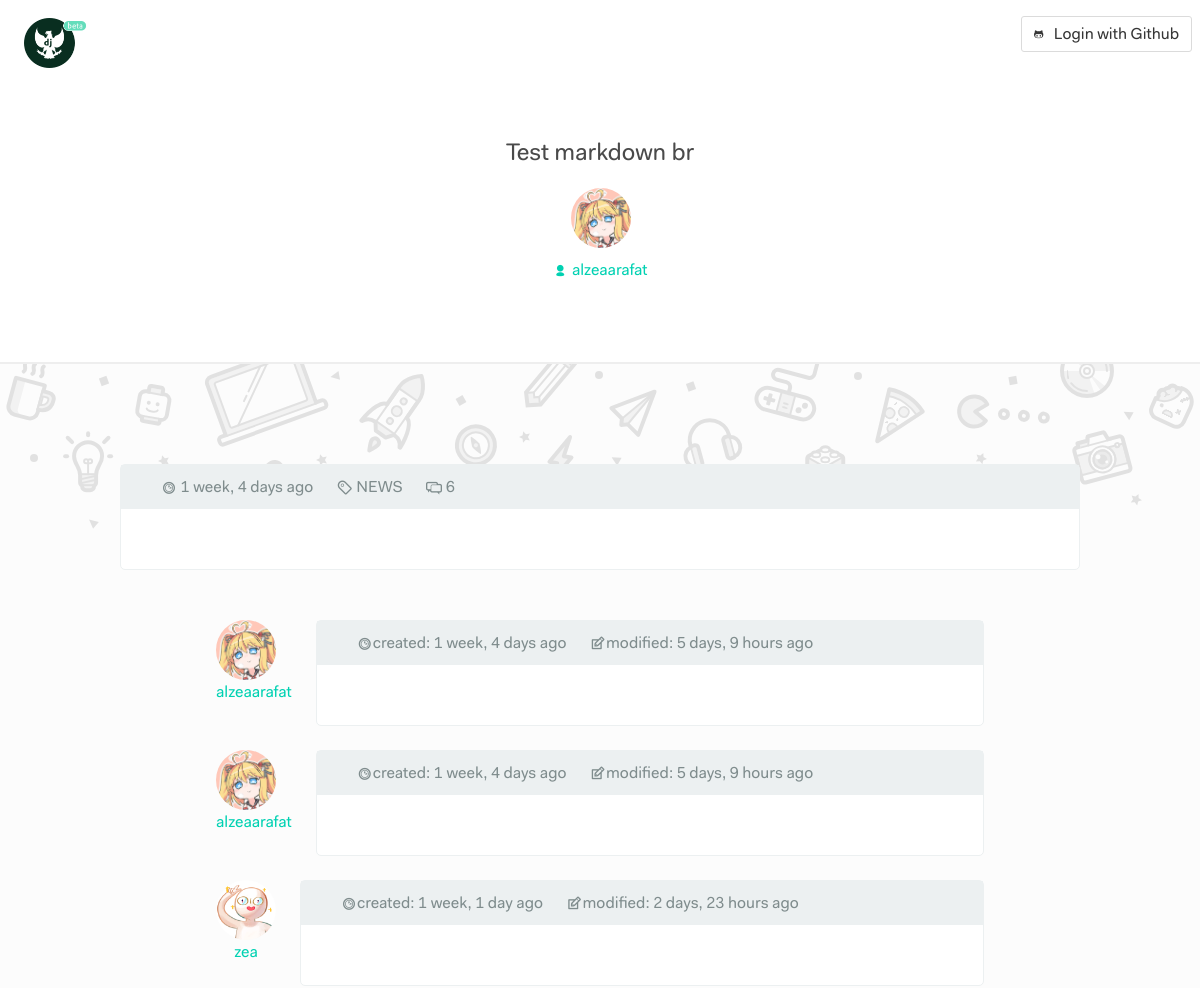
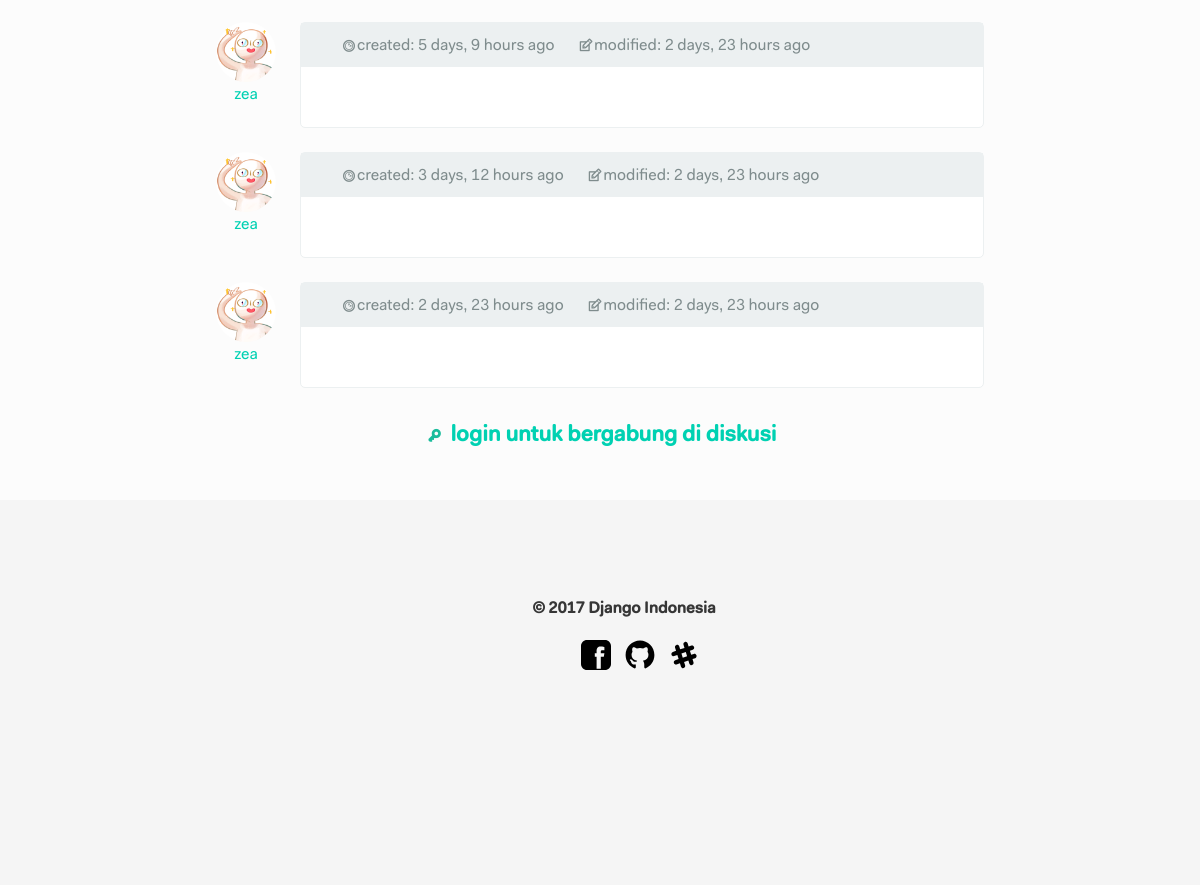
Page /thread/3/ on the committed database (2 pictures, top to bottom).
### app_forum/models.py (models this page shows, shortened)
class Forum(models.Model):
    forum_author = models.ForeignKey(
        Profile,
        related_name='user_forums',
        null=True,
        blank=True,
        on_delete=models.CASCADE
    )
    forum_title = models.CharField(
        max_length=225,
        verbose_name=u'Title',
        blank=False,
        null=False
    )
    forum_category = models.ForeignKey(
        'Category',
        verbose_name=u'Category',
    )
    forum_content = MarkdownxField(
        verbose_name=u'Content (Use Markdown)',
    )
    is_created = models.DateTimeField(
        auto_now_add=True,
        null=True,
        blank=True
    )
    is_modified = models.DateTimeField(
        auto_now=True,
        null=True,
        blank=True
    )
    is_hot = models.BooleanField(
        default=False
    )
    is_closed = models.BooleanField(
        default=False
    )

class Category(models.Model):
    id = models.AutoField(
        primary_key=True
    )
    category_title = models.CharField(
        max_length=200,
        verbose_name=u'Category Name',
        blank=False,
        null=False
    )
    slug = AutoSlugField(
        populate_from='category_title',
        unique=True
    )
    class Meta:
        verbose_name_plural = "Categories"
    def __str__(self):
        return str(self.category_title)

class Comment(models.Model):
    forum = models.ForeignKey(
        'Forum',
        related_name='forum_comments'
    )
    comment_author = models.ForeignKey(
        Profile,
        related_name='user_comments',
        null=True,
        blank=True,
        on_delete=models.CASCADE
    )
    comment_content = MarkdownxField(
        verbose_name=u'Markdown',
    )
    is_created = models.DateTimeField(
        auto_now_add=True,
    )
    is_modified = models.DateTimeField(
        auto_now=True,
        null=True,
        blank=True
    )

### app_author/models.py (models this page shows)
class Profile(models.Model):
    user = models.OneToOneField(
        User,
        on_delete=models.CASCADE
    )
    profile_picture = models.ImageField(
        upload_to='images/%Y/%m/%d',
        validators=[validate_image],
        blank=True,
        null=True
    )
    profile_name = models.CharField(
        verbose_name='Name',
        null=True,
        blank=True,
        max_length=50
    )
    profile_email = models.EmailField(
        verbose_name='Email Address',
        null=True,
        blank=True
    )
    profile_location = models.CharField(
        verbose_name='Origin/City',
        null=True,
        blank=True,
        max_length=50
    )
    profile_github = models.URLField(
        verbose_name='Github URL',
        null=True,
        blank=True
    )
    slug = AutoSlugField(
        populate_from='user',
        blank=False,
        null=False
    )
    is_created = models.DateTimeField(
        default=datetime.datetime.now,
        null=True,
        blank=True
    )
    is_moderator = models.BooleanField(
        default=False,
    )
    def __str__(self):
        return str(self.user)

### app_forum/views.py (the view)
# urls.py: url(r'^thread/(?P<pk>[-\w]+)/$', views.forum_single_view, name='forum_single'),
def forum_single_view(request, pk):
    forum = get_object_or_404(Forum, pk=pk)
    forum_comments = Comment.objects.filter(forum=forum.id)
    form = CommentForm()
    template = 'app_forum/main/forum_single.html'
    context = {'forum': forum, 'forum_comments': forum_comments, 'form': form}
    if request.method == "POST":
        form = CommentForm(request.POST)
        if form.is_valid():
            comment = form.save(commit=False)
            comment.comment_author = Profile.objects.get(user=request.user)
            comment.created_date = datetime.now()
            comment.forum = forum
            comment.save()
            return redirect('forum:forum_single', pk=forum.pk)
    else:
        return render(request, template, context)

### app_forum/templatetags/show_markdown.py (called while the page is built)
@register.filter
def show_markdown(text):
    return markdownify(text)

### app_forum/templates/app_forum/main/forum_single.html (shortened to what this page needs)
{% extends "app_forum/main/forum_base.html" %}
{% load humanize %}
{% load crispy_forms_tags %}
{% load socialaccount %}
{% load show_markdown %}
{% load staticfiles %}
{% block content %}
    <div class="dj-forum-single-wrapper">
        <div class="container">
            <div class="columns">
                <div class="column">
                    <div class="dj-forum-single-heading">
                        <h1>{{ forum.forum_title }}</h1>
                        <div class="dj-forum-single-author-wrapper">
                             {% if forum.forum_author.profile_picture %}
                            <div class="dj-author-avatar-rounded" style="background: url('{{ request.META.HTTP_NAME }}/media/{{ forum.forum_author.profile_picture }}') no-repeat center center; background-size: cover;"></div>
                            {% else %}
                            <div class="dj-author-avatar-rounded" style="background: url('{% static "img/you-face.gif" %}') no-repeat center center; background-size: cover;"></div>
                            {% endif %}
                        </div>
                        <a href="{% url "author:author_single" slug=forum.forum_author.slug %}" class=""><span class="typcn typcn-user"></span> {{ forum.forum_author }}</a>
                    </div>
                </div>
            </div>
        </div>
    </div>
    {% include "app_forum/partials/_doodle.html" %}
    <div class="dj-forum-single-body-wrapper">
        <div class="dj-forum-single-content-wrapper">
            <div class="container-narrow">
                <div class="columns">
                    <div class="column">
                        <div class="dj-forum-single-box">
                            <div class="dj-forum-single-box-meta">
                                <ul>
                                    <li><span class="typcn typcn-time"></span> {{ forum.is_created|naturaltime }}</li>
                                    <li><span class="typcn typcn-tag"></span> {{ forum.forum_category }}</li>
                                    <li><span class="typcn typcn-messages"></span> {{ forum.forum_comments.count }}</li>
                                </ul>
                            </div>
                            <div class="dj-forum-single-content">
                            </div>
                        </div>
                    </div>
                </div>
            </div>
        </div>
        <div class="dj-forum-single-comments-wrapper">
            <div class="container-narrow-2">
                {% for comment in forum_comments %}
                <div class="columns">
                    <div class="column is-narrow" style="text-align: center;">
                        {% if comment.comment_author.profile_picture %}
                        <div class="dj-author-avatar-rounded" style="background: url('{{ request.META.HTTP_NAME }}/media/{{ comment.comment_author.profile_picture }}') no-repeat center center; background-size: cover;"></div>
                        <a href="{% url 'author:author_single' slug=comment.comment_author.slug %}">{{ comment.comment_author }}</a>
                        {% else %}
                        <div class="dj-author-avatar-rounded" style="background: url('{% static "img/you-face.gif" %}') no-repeat center center; background-size: cover;"></div>
                        <a href="{% url 'author:author_single' slug=comment.comment_author.slug %}">{{ comment.comment_author }}</a>
                        {% endif %}
                    </div>
                    <div class="column">
                        <div class="dj-forum-single-box-comment">
                            <div class="dj-forum-single-box-meta-comment">
                                <ul>
                                    <li><span class="typcn typcn-time"></span>created: {{ comment.is_created|naturaltime }}</li>
                                    <li><span class="typcn typcn-edit"></span>modified: {{ comment.is_modified|naturaltime }}</li>
                                </ul>
                            </div>
                            <div class="dj-forum-single-content-comment">
                            </div>
                        </div>
                    </div>
                </div>
                {% endfor %}
            </div>
        </div>
       {% if request.user.is_authenticated and forum.is_closed != True %}
       <div class="dj-forum-single-comment-form-wrapper">
            <div class="container-narrow-3">
                <div class="columns">
                    <div class="column is-narrow">
                        <div class="dj-author-avatar-rounded" style="background: url('{{ request.META.HTTP_NAME }}/media/{{ request.user.profile.profile_picture }}') no-repeat center center; background-size: cover;">
                        </div>
                    </div>
                    <div class="column">
                        <div>
                            <form action="" enctype="multipart/form-data" method="post">{% csrf_token %}
                                <div class="form-group">
                                    {{ form.comment_content|as_crispy_field|safe }}
                                </div>
                                <button class="button is-primary" type='submit'>Submit</button>
                            </form>
                        </div>
                    </div>
                </div>
            </div>
       </div>
       {% elif request.user.is_authenticated and forum.misc_closed != False %}
       <div class="dj-forum-closed">
           <h4><span class="typcn typcn-lock-closed" style="color: #f1c40f;"></span> thread closed</h4>
       </div>
        {% elif request.user.is_anonymous %}
        <div class="dj-forum-closed">
            <h4><a href="{% provider_login_url "github" process="login" %}"><span class="typcn typcn-key" style="color: #1abc9c;"></span> login untuk bergabung di diskusi</a></h4>
        </div>
       {% endif %}
    </div>
{% endblock %}

### rows in the picture
Forum: forum_title "Test markdown br", forum_author.profile_picture (picture), forum_author "alzeaarafat", is_created "1 week, 4 days ago", forum_category "NEWS", forum_comments.count "6"
Comment: comment_author.profile_picture (picture), comment_author "alzeaarafat", is_created "1 week, 4 days ago", is_modified "5 days, 9 hours ago"
Comment: comment_author.profile_picture (picture), comment_author "alzeaarafat", is_created "1 week, 4 days ago", is_modified "5 days, 9 hours ago"
Comment: comment_author "zea", is_created "1 week, 1 day ago", is_modified "2 days, 23 hours ago"
Comment: comment_author "zea", is_created "5 days, 9 hours ago", is_modified "2 days, 23 hours ago"
Comment: comment_author "zea", is_created "3 days, 12 hours ago", is_modified "2 days, 23 hours ago"
Comment: comment_author "zea", is_created "2 days, 23 hours ago", is_modified "2 days, 23 hours ago"
